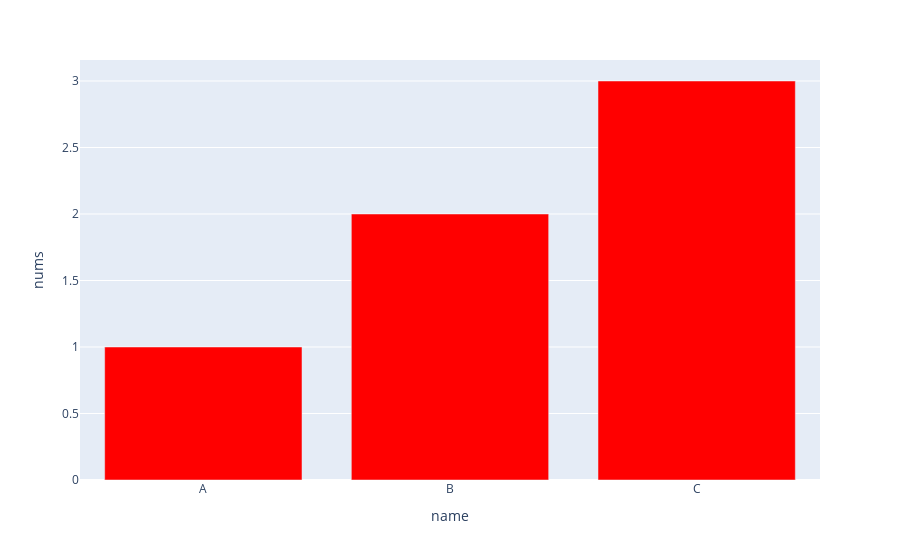

Here is the notebook cell this chart was saved with:
### Code cell
df = pd.DataFrame(data={'name':['A','B','C'],
                        'nums':[1,2,3]})
fig = px.bar(df, x='name', y='nums')
fig['data'][0]['marker']['color'] = 'red'
print(fig['data'] )
fig.show()

### Figure 1 — Plotly figure (JSON) as saved in the notebook; plotly's stock layout.template omitted (floating-point values rounded to 4 significant figures)
{"data": [{"hovertemplate": "name=%{x}<br>nums=%{y}<extra></extra>", "legendgroup": "", "marker": {"color": "red", "pattern": {"shape": ""}}, "name": "", "orientation": "v", "showlegend": false, "textposition": "auto", "type": "bar", "x": ["A", "B", "C"], "xaxis": "x", "y": [1, 2, 3], "yaxis": "y"}], "layout": {"barmode": "relative", "legend": {"tracegroupgap": 0}, "margin": {"t": 60}, "xaxis": {"anchor": "y", "domain": [0, 1], "title": {"text": "name"}}, "yaxis": {"anchor": "x", "domain": [0, 1], "title": {"text": "nums"}}}}
